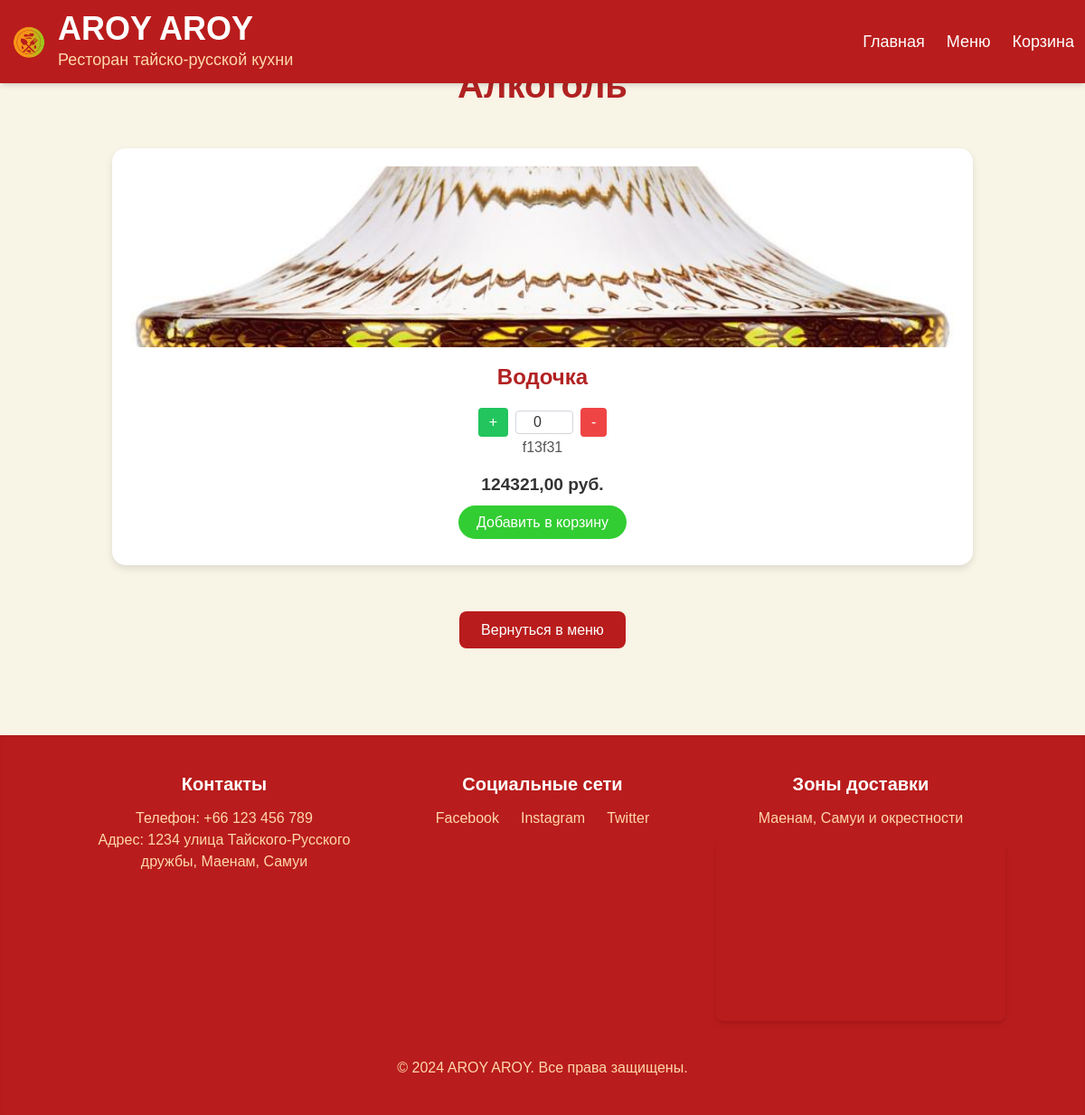
/category/1/, run on an earlier commit of the app's database.
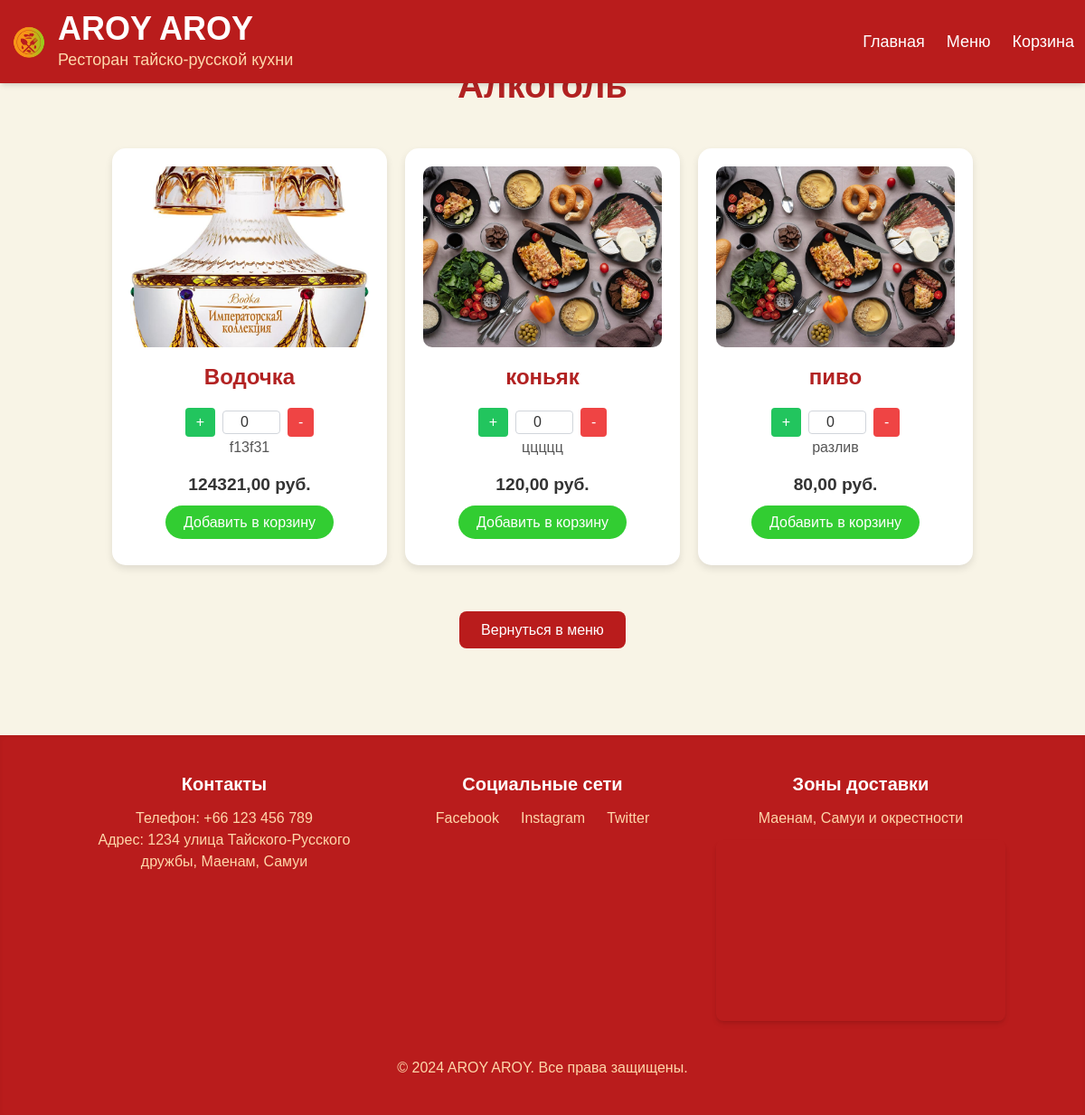
And on a later commit of the database.
### menu/models.py (models this page shows, shortened)
class Product(models.Model):
    category = models.ForeignKey(Category, on_delete=models.CASCADE, related_name='products', verbose_name="Категория")
    name = models.CharField(max_length=255, verbose_name="Название продукта")
    description = models.TextField(verbose_name="Описание")
    price = models.DecimalField(max_digits=10, decimal_places=2, verbose_name="Цена")
    image = models.ImageField(upload_to='products/images', blank=True, null=True, verbose_name="Изображение")
    class Meta:
        verbose_name = "Продукт"
        verbose_name_plural = "Продукты"

### menu/views.py (the view)
def category_detail(request, pk):
    category = get_object_or_404(Category, pk=pk)
    products = category.products.all()
    return render(
        request, "menu/category.html", {"category": category, "products": products}
    )

### menu/templates/menu/category.html (shortened to what this page needs)
{% load static %}
<!DOCTYPE html>
<html lang="ru">
<head>
    <link rel="stylesheet" href="{% static 'menu/css/styles.css' %}">
    <script src="https://cdn.tailwindcss.com"></script>
</head>
<body>
{% include 'menu/common_header.html' %}
<div class="container mx-auto px-4 py-6">
    <h2 class="category-title">{{ category.name }}</h2>
    <div class="product-grid">
        {% for product in products %}
            <div class="product-card">
                <img src="
                        {% if product.image %}{{ product.image.url }}{% else %}{% static 'menu/images/default.jpg' %}{% endif %}"
                     alt="{{ product.name }}">
                <div class="product-info">
                    <h3 class="product-name">{{ product.name }}</h3>
                    <div class="flex items-center justify-center mt-4">
                        <button id="{{ product.id }}" type="button"
                                class="increment bg-green-500 text-white px-3 py-1 rounded plus-button">+
                        </button>
                        <input id="{{ product.id }}" type="number" value="0"
                               class="quantity-input w-16 text-center mx-2 border border-gray-300 rounded" min="1"
                               max="100" placeholder="0" step="1">
                        <button id="{{ product.id }}" type="button"
                                class="decrement bg-red-500 text-white px-3 py-1 rounded minus-button">-
                        </button>
                    </div>
                    <p class="product-description">{{ product.description }}</p>
                    <p class="product-price">{{ product.price }} руб.</p>
                    <a href="{% url 'add_to_cart' product_id=product.id %}" class="add-to-cart">Добавить в корзину</a>
                </div>
            </div>
        {% endfor %}
    </div>
    <div class="text-center mt-10">
        <a href="{% url 'menu' %}" class="bg-red-700 text-white px-6 py-3 rounded-lg">Вернуться в меню</a>
    </div>
</div>
{% include 'menu/common_footer.html' %}
</body>
</html>

What changed in the data, as far as the page shows it:
added Product: name "коньяк", description "ццццц", price "120,00"
added Product: name "пиво", description "разлив", price "80,00"
